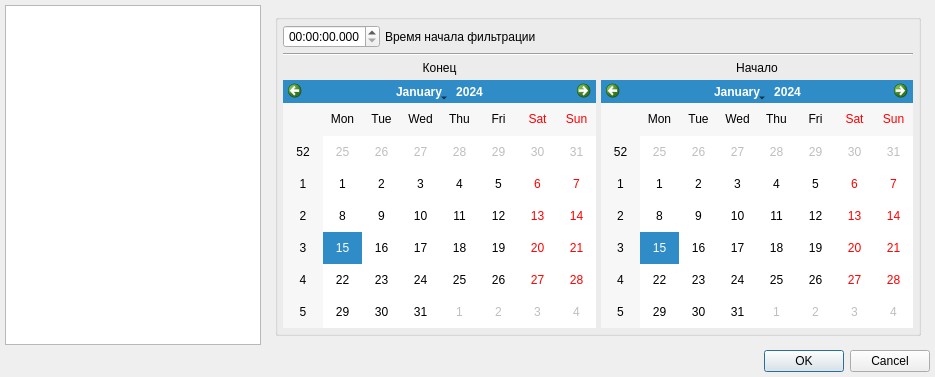
<?xml version="1.0" encoding="UTF-8"?>
<ui version="4.0">
 <class>CFilterDialog</class>
 <widget class="QDialog" name="CFilterDialog">
  <property name="geometry">
   <rect>
    <x>0</x>
    <y>0</y>
    <width>935</width>
    <height>377</height>
   </rect>
  </property>
  <property name="windowTitle">
   <string>Фильтр</string>
  </property>
  <layout class="QVBoxLayout" name="verticalLayout_4">
   <property name="spacing">
    <number>5</number>
   </property>
   <property name="leftMargin">
    <number>5</number>
   </property>
   <property name="topMargin">
    <number>5</number>
   </property>
   <property name="rightMargin">
    <number>5</number>
   </property>
   <property name="bottomMargin">
    <number>5</number>
   </property>
   <item>
    <layout class="QHBoxLayout" name="horizontalLayout_4">
     <property name="spacing">
      <number>5</number>
     </property>
     <item>
      <widget class="QListWidget" name="listWidgetFilterButton">
       <property name="sizePolicy">
        <sizepolicy hsizetype="Maximum" vsizetype="Expanding">
         <horstretch>0</horstretch>
         <verstretch>0</verstretch>
        </sizepolicy>
       </property>
      </widget>
     </item>
     <item>
      <widget class="QStackedWidget" name="stackwgtFilter">
       <property name="currentIndex">
        <number>1</number>
       </property>
       <widget class="QWidget" name="pageFilterInterval">
        <layout class="QVBoxLayout" name="verticalLayout">
         <item>
          <layout class="QHBoxLayout" name="horizontalLayout">
           <item>
            <layout class="QFormLayout" name="formLayout">
             <item row="0" column="0">
              <widget class="QLabel" name="label_13">
               <property name="sizePolicy">
                <sizepolicy hsizetype="Minimum" vsizetype="Preferred">
                 <horstretch>0</horstretch>
                 <verstretch>0</verstretch>
                </sizepolicy>
               </property>
               <property name="text">
                <string>От</string>
               </property>
               <property name="scaledContents">
                <bool>true</bool>
               </property>
              </widget>
             </item>
             <item row="1" column="0">
              <widget class="QLabel" name="label_14">
               <property name="sizePolicy">
                <sizepolicy hsizetype="Minimum" vsizetype="Preferred">
                 <horstretch>0</horstretch>
                 <verstretch>0</verstretch>
                </sizepolicy>
               </property>
               <property name="text">
                <string>Количество записей</string>
               </property>
               <property name="scaledContents">
                <bool>true</bool>
               </property>
              </widget>
             </item>
             <item row="0" column="1">
              <widget class="QSpinBox" name="spinboxIntervalBegin">
               <property name="sizePolicy">
                <sizepolicy hsizetype="Minimum" vsizetype="Fixed">
                 <horstretch>0</horstretch>
                 <verstretch>0</verstretch>
                </sizepolicy>
               </property>
               <property name="toolTip">
                <string>&lt;html&gt;&lt;head/&gt;&lt;body&gt;&lt;p&gt;Сообщение с которого начать чтение&lt;/p&gt;&lt;/body&gt;&lt;/html&gt;</string>
               </property>
               <property name="maximum">
                <number>256000</number>
               </property>
              </widget>
             </item>
             <item row="1" column="1">
              <widget class="QSpinBox" name="spinboxIntervalCount">
               <property name="sizePolicy">
                <sizepolicy hsizetype="Minimum" vsizetype="Fixed">
                 <horstretch>0</horstretch>
                 <verstretch>0</verstretch>
                </sizepolicy>
               </property>
               <property name="toolTip">
                <string>&lt;html&gt;&lt;head/&gt;&lt;body&gt;&lt;p&gt;Количество сообщений, которые необходимо прочитать&lt;/p&gt;&lt;/body&gt;&lt;/html&gt;</string>
               </property>
               <property name="maximum">
                <number>256000</number>
               </property>
              </widget>
             </item>
            </layout>
           </item>
           <item>
            <spacer name="horizontalSpacer">
             <property name="orientation">
              <enum>Qt::Horizontal</enum>
             </property>
             <property name="sizeHint" stdset="0">
              <size>
               <width>40</width>
               <height>20</height>
              </size>
             </property>
            </spacer>
           </item>
          </layout>
         </item>
         <item>
          <spacer name="verticalSpacer">
           <property name="orientation">
            <enum>Qt::Vertical</enum>
           </property>
           <property name="sizeHint" stdset="0">
            <size>
             <width>20</width>
             <height>187</height>
            </size>
           </property>
          </spacer>
         </item>
        </layout>
       </widget>
       <widget class="QWidget" name="pageFilterDate">
        <layout class="QVBoxLayout" name="verticalLayout_5">
         <item>
          <widget class="QGroupBox" name="groupBoxFilterWidget">
           <property name="title">
            <string/>
           </property>
           <layout class="QVBoxLayout" name="verticalLayout_6">
            <property name="spacing">
             <number>5</number>
            </property>
            <property name="leftMargin">
             <number>5</number>
            </property>
            <property name="topMargin">
             <number>5</number>
            </property>
            <property name="rightMargin">
             <number>5</number>
            </property>
            <property name="bottomMargin">
             <number>5</number>
            </property>
            <item>
             <layout class="QHBoxLayout" name="horizontalLayout_2">
              <item>
               <widget class="QTimeEdit" name="timeEditBeginFilter">
                <property name="alignment">
                 <set>Qt::AlignCenter</set>
                </property>
                <property name="displayFormat">
                 <string>HH:mm:ss.zzz</string>
                </property>
               </widget>
              </item>
              <item>
               <widget class="QLabel" name="label">
                <property name="text">
                 <string>Время начала фильтрации</string>
                </property>
                <property name="scaledContents">
                 <bool>true</bool>
                </property>
               </widget>
              </item>
              <item>
               <spacer name="horizontalSpacer_2">
                <property name="orientation">
                 <enum>Qt::Horizontal</enum>
                </property>
                <property name="sizeHint" stdset="0">
                 <size>
                  <width>40</width>
                  <height>20</height>
                 </size>
                </property>
               </spacer>
              </item>
             </layout>
            </item>
            <item>
             <widget class="Line" name="line">
              <property name="orientation">
               <enum>Qt::Horizontal</enum>
              </property>
             </widget>
            </item>
            <item>
             <layout class="QHBoxLayout" name="horizontalLayout_3">
              <property name="spacing">
               <number>5</number>
              </property>
              <item>
               <layout class="QVBoxLayout" name="verticalLayout_3">
                <property name="spacing">
                 <number>5</number>
                </property>
                <item>
                 <widget class="QLabel" name="label_4">
                  <property name="text">
                   <string>Конец</string>
                  </property>
                  <property name="scaledContents">
                   <bool>true</bool>
                  </property>
                  <property name="alignment">
                   <set>Qt::AlignCenter</set>
                  </property>
                 </widget>
                </item>
                <item>
                 <widget class="QCalendarWidget" name="calendarwgtBegin">
                  <property name="toolTip">
                   <string>&lt;html&gt;&lt;head/&gt;&lt;body&gt;&lt;p&gt;Дата с которой необходимо читать события&lt;/p&gt;&lt;/body&gt;&lt;/html&gt;</string>
                  </property>
                 </widget>
                </item>
               </layout>
              </item>
              <item>
               <layout class="QVBoxLayout" name="verticalLayout_2">
                <property name="spacing">
                 <number>5</number>
                </property>
                <item>
                 <widget class="QLabel" name="label_3">
                  <property name="text">
                   <string>Начало</string>
                  </property>
                  <property name="scaledContents">
                   <bool>true</bool>
                  </property>
                  <property name="alignment">
                   <set>Qt::AlignCenter</set>
                  </property>
                 </widget>
                </item>
                <item>
                 <widget class="QCalendarWidget" name="calendarwgtEnd">
                  <property name="toolTip">
                   <string>&lt;html&gt;&lt;head/&gt;&lt;body&gt;&lt;p&gt;Дата до которой необходимо читать события (включительно)&lt;/p&gt;&lt;/body&gt;&lt;/html&gt;</string>
                  </property>
                 </widget>
                </item>
               </layout>
              </item>
             </layout>
            </item>
           </layout>
          </widget>
         </item>
        </layout>
       </widget>
      </widget>
     </item>
    </layout>
   </item>
   <item>
    <widget class="QDialogButtonBox" name="buttonBox">
     <property name="orientation">
      <enum>Qt::Horizontal</enum>
     </property>
     <property name="standardButtons">
      <set>QDialogButtonBox::Cancel|QDialogButtonBox::Ok</set>
     </property>
    </widget>
   </item>
  </layout>
 </widget>
 <resources/>
 <connections>
  <connection>
   <sender>buttonBox</sender>
   <signal>accepted()</signal>
   <receiver>CFilterDialog</receiver>
   <slot>accept()</slot>
   <hints>
    <hint type="sourcelabel">
     <x>248</x>
     <y>254</y>
    </hint>
    <hint type="destinationlabel">
     <x>157</x>
     <y>274</y>
    </hint>
   </hints>
  </connection>
  <connection>
   <sender>buttonBox</sender>
   <signal>rejected()</signal>
   <receiver>CFilterDialog</receiver>
   <slot>reject()</slot>
   <hints>
    <hint type="sourcelabel">
     <x>316</x>
     <y>260</y>
    </hint>
    <hint type="destinationlabel">
     <x>286</x>
     <y>274</y>
    </hint>
   </hints>
  </connection>
 </connections>
</ui>
